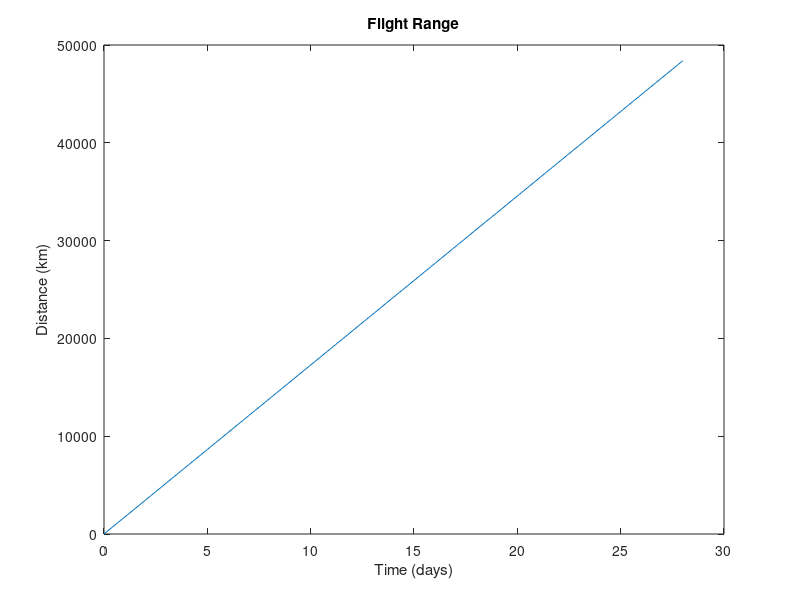

Source code (MATLAB):
%% Plotting estimations for ground speed
t = 0:0.1:28; % days
speed = 20; % m/s (estimation)
v = speed*(60*60*24)/(1000); % km/day 

figure;
plot(t, v*t);
xlabel('Time (days)');
ylabel('Distance (km)');
title('Flight Range');
